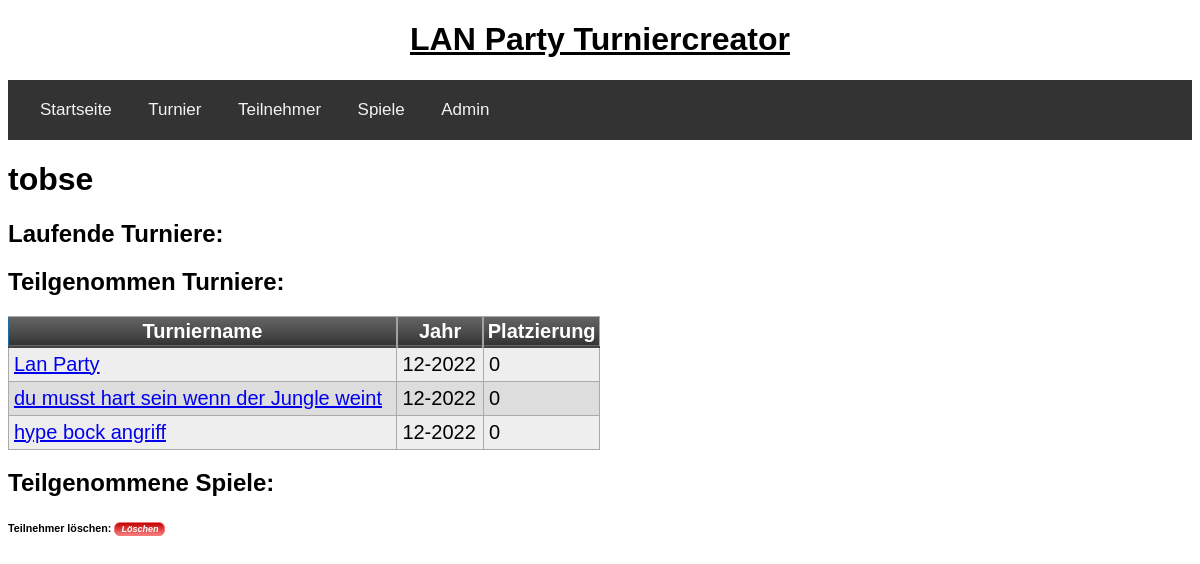
/profil/tobse, run on an earlier commit of the app's database.
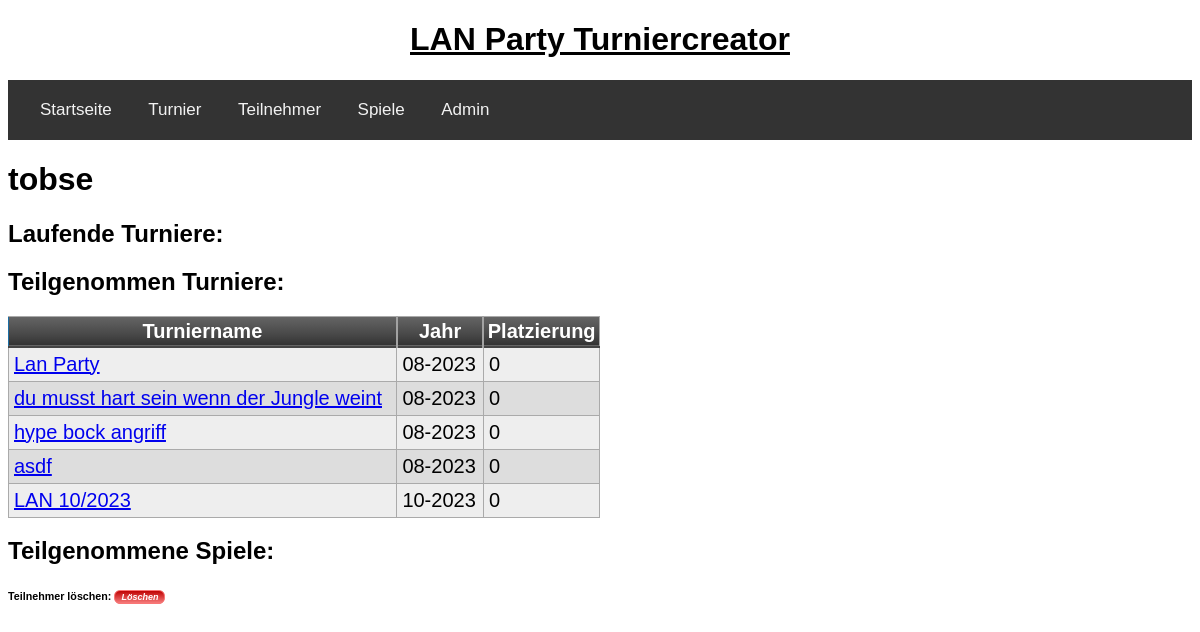
And on a later commit of the database.
### tables this page shows
CREATE TABLE turnier(turnierid integer primary key autoincrement, name text, jahr date default (strftime('%m-%Y')), teilnehmer text, sieger integer);

### app/routes.py (the view)
@app.route('/profil/<nickname>', methods=["POST", "GET"])
def profil(nickname):
	teilnehmerid = get_teilnehmerid(nickname)
	teilgenommene_turniere = get_teilgenommene_turniere_pro_teilnehmer(teilnehmerid[0][0])
	form = DeleteForm()
	if form.validate_on_submit():
		flash(delete_teilnehmer(nickname))
		return redirect(url_for('teilnehmer'))
	return render_template('player_profile.html', nickname=nickname, form=form, teilgenommene_turniere = teilgenommene_turniere)

### app/forms.py
class DeleteForm(FlaskForm):
    submit = SubmitField('Löschen')

### app/db/db.py (called while the page is built)
def get_teilgenommene_turniere_pro_teilnehmer(teilnehmerid):
	query= 'select turnier.turnierid, turnier.name, turnier.jahr from turnierdetails as t inner join turnier on t.turnierid = turnier.turnierid where t.teilnehmerid = {teilnehmerid} group by t.turnierid;'.format(teilnehmerid=teilnehmerid)
	return execute_select_query(query)

def get_teilnehmerid(nickname):
	query = 'select teilnehmerid from teilnehmer where nickname = "{nickname}";'.format(nickname=nickname)
	return execute_select_query(query)

def execute_select_query(query):
	try:
		cursor.execute(query)
		return cursor.fetchall()
	except sqlite3.IntegrityError as e:
		return "Integrity Error: " + str(e)
	connection.close()

### app/templates/player_profile.html (shortened to what this page needs)
{% extends "base.html" %}
{% block app_content %}
    <h1>{{nickname}}</h1>
    <h2>Laufende Turniere:</h2>
    <h2>Teilgenommen Turniere:</h2>
    <table class="myTable">
        <thead>
            <tr>
                <th>Turniername</th>
                <th>Jahr</th>
                <th>Platzierung</th>
            </tr>
        </thead>
    {% for turnier in teilgenommene_turniere %}
        <tr>
            <td><a href="{{ url_for("turniere", turnierid=turnier[0]) }}">{{ turnier[1] }}</a></td>
            <td>{{ turnier[2] }}</td>
            <td>0</td>
        </tr>
    {% endfor %}
    </table>
    <h2>Teilgenommene Spiele:</h2>
 <form action="" method="post" novalidate class="loeschen_button">{{ form.hidden_tag()}}<h6>Teilnehmer löschen: {{ form.submit }} </h6></form>
{% endblock %}

What changed in the data, as far as the page shows it:
changed turnier "Lan Party": jahr "12-2022" → "08-2023"
changed turnier "du musst hart sein wenn der Jungle weint": jahr "12-2022" → "08-2023"
changed turnier "hype bock angriff": jahr "12-2022" → "08-2023"
now on this page (row edited): turnier: name "asdf", jahr "08-2023"
now on this page (row edited): turnier: name "LAN 10/2023", jahr "10-2023"
